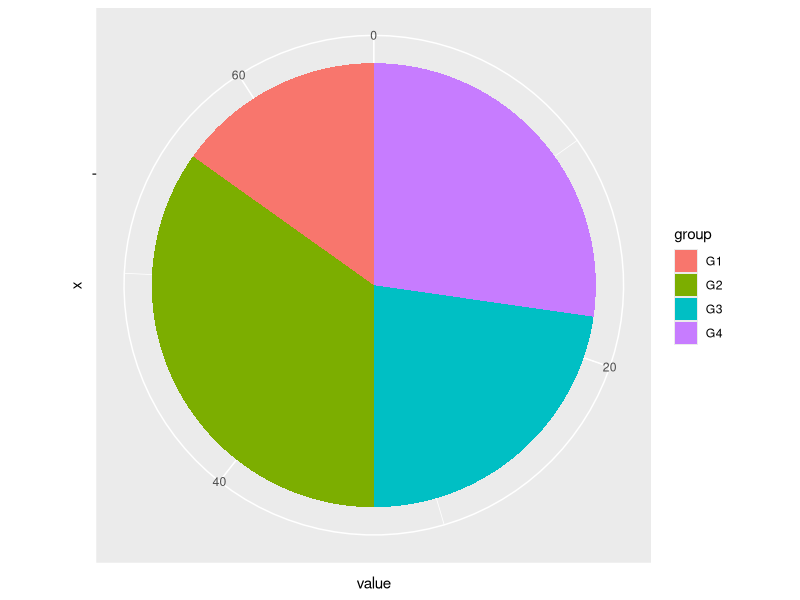
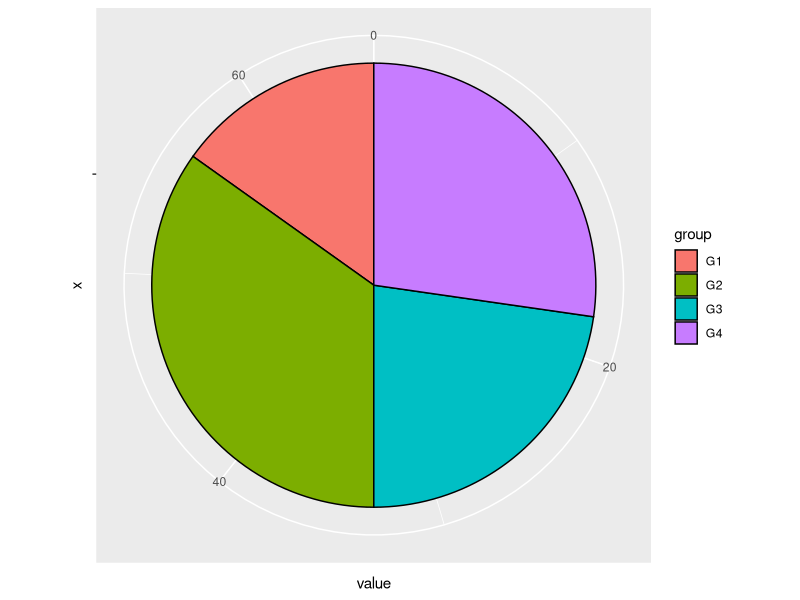
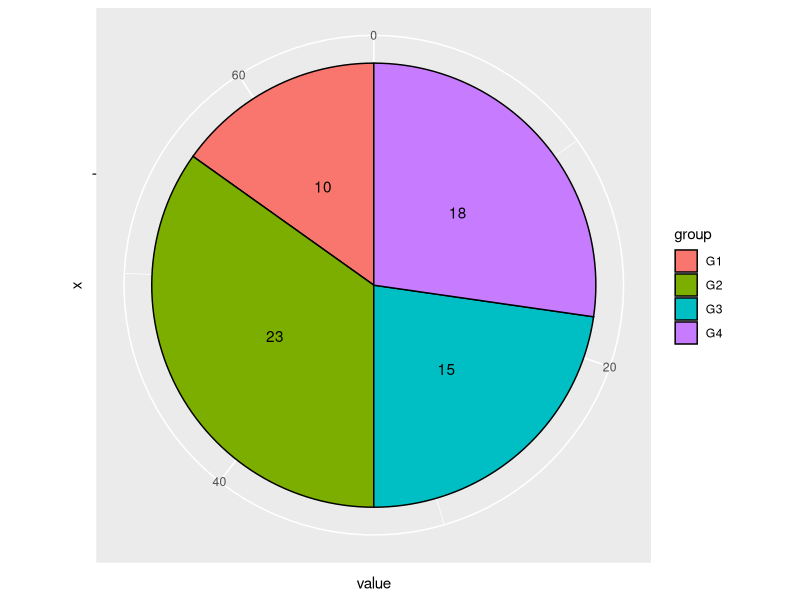
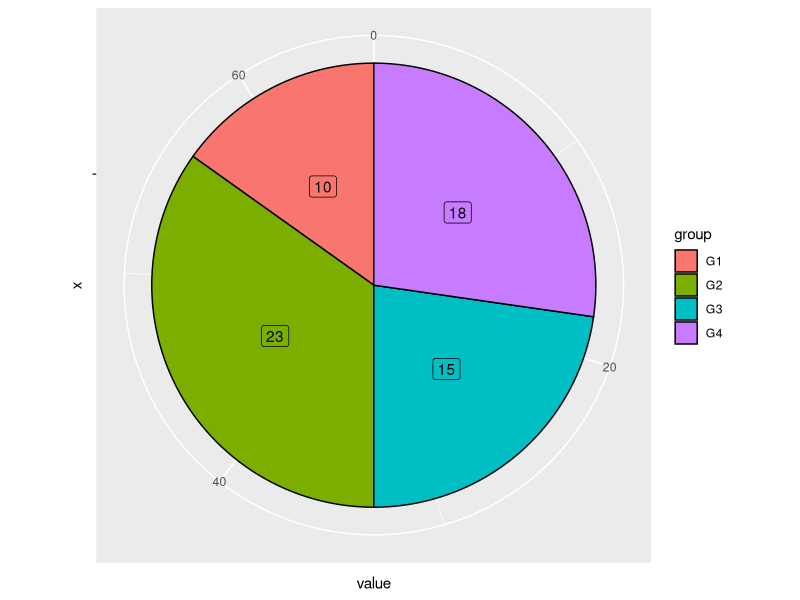
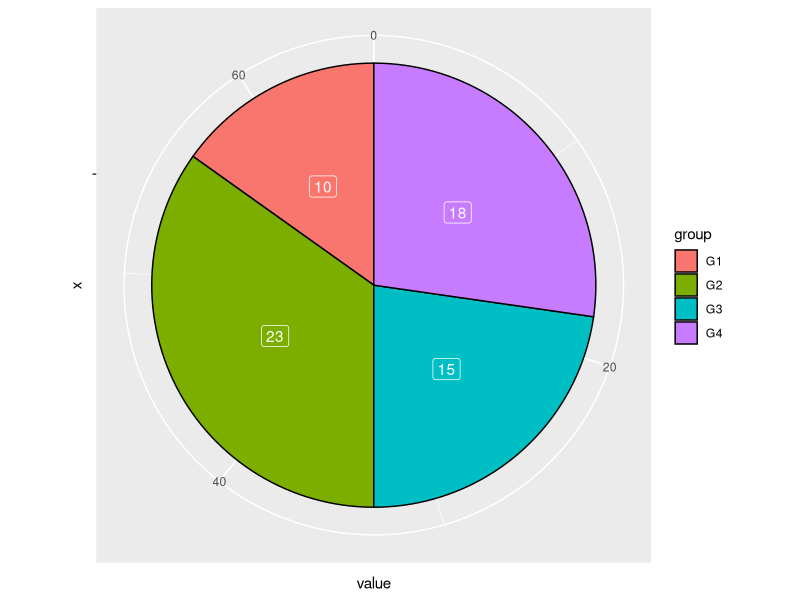
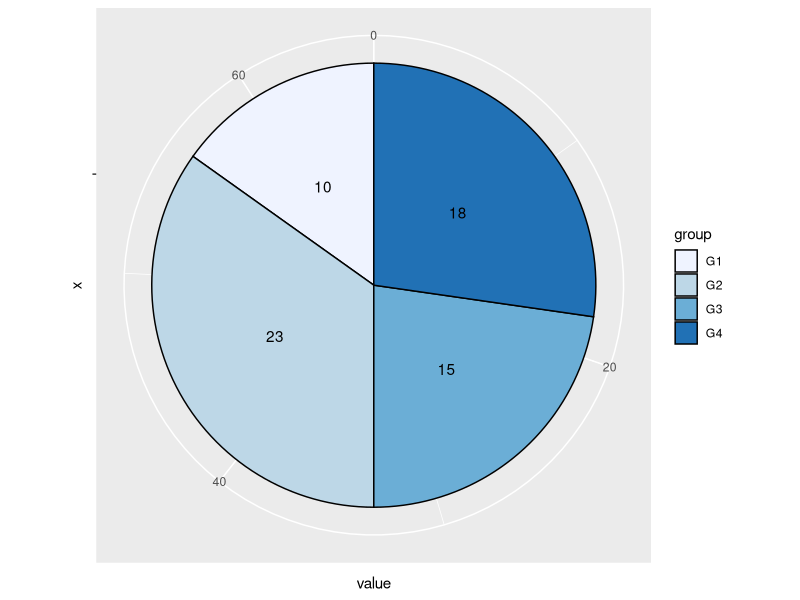
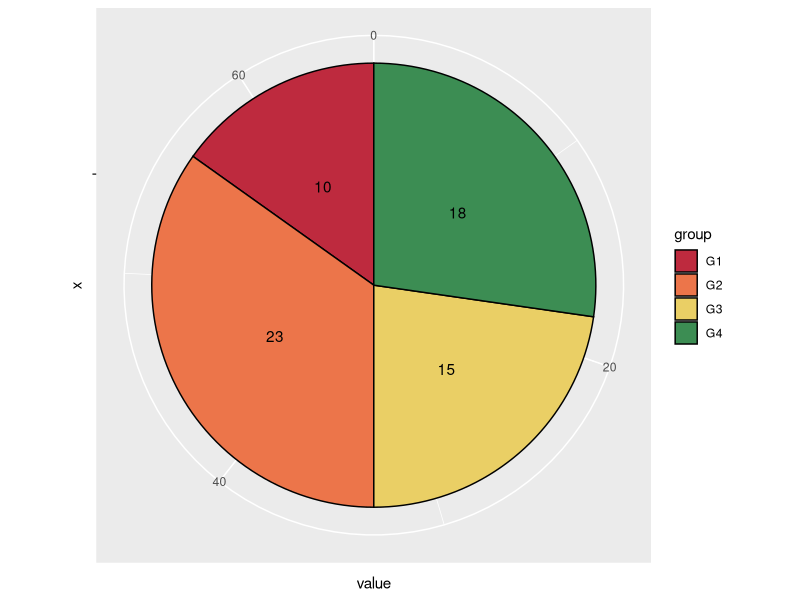
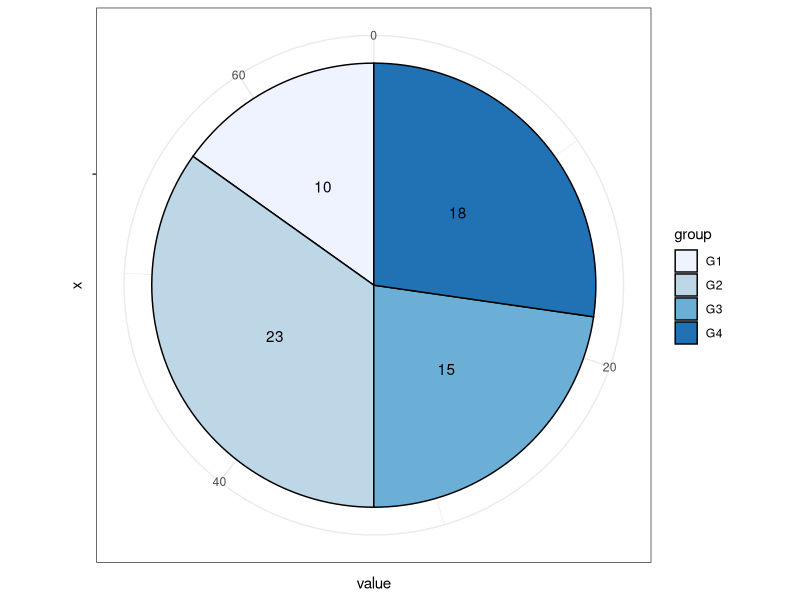

Recreate these plots in R, in order.
library(ggplot2)

df <- data.frame(value = c(10, 23, 15, 18),
                 group = paste0("G", 1:4))

ggplot(df, aes(x = "", y = value, fill = group)) +
  geom_col() +
  coord_polar(theta = "y")

# Color of the lines
ggplot(df, aes(x = "", y = value, fill = group)) +
  geom_col(color = "black") +
  coord_polar(theta = "y")

# Text and labels

# Adding Text
ggplot(df, aes(x = "", y = value, fill = group)) +
  geom_col(color = "black") +
  geom_text(aes(label = value),
            position = position_stack(vjust = 0.5)) +
  coord_polar(theta = "y")

# adding label
ggplot(df, aes(x = "", y = value, fill = group)) +
  geom_col(color = "black") +
  geom_label(aes(label = value),
             position = position_stack(vjust = 0.5),
             show.legend = FALSE) +
  coord_polar(theta = "y")

# label color
ggplot(df, aes(x = "", y = value, fill = group)) +
  geom_col(color = "black") +
  geom_label(aes(label = value),
             color = "white",
             position = position_stack(vjust = 0.5),
             show.legend = FALSE) +
  coord_polar(theta = "y")

# Color customization
# Color palette
ggplot(df, aes(x = "", y = value, fill = group)) +
  geom_col(color = "black") +
  geom_text(aes(label = value),
            position = position_stack(vjust = 0.5)) +
  coord_polar(theta = "y") +
  scale_fill_brewer()

# Custom colors
ggplot(df, aes(x = "", y = value, fill = group)) +
  geom_col(color = "black") +
  geom_text(aes(label = value),
            position = position_stack(vjust = 0.5)) +
  coord_polar(theta = "y") +
  scale_fill_manual(values = c("#BE2A3E", "#EC754A",
                               "#EACF65", "#3C8D53"))

# Theme customization
ggplot(df, aes(x = "", y = value, fill = group)) +
  geom_col(color = "black") +
  geom_text(aes(label = value),
            position = position_stack(vjust = 0.5)) +
  coord_polar(theta = "y") +
  scale_fill_brewer() +
  theme_bw()

# remove the whole theme
ggplot(df, aes(x = "", y = value, fill = group)) +
  geom_col(color = "black") +
  geom_text(aes(label = value),
            position = position_stack(vjust = 0.5)) +
  coord_polar(theta = "y") +
  scale_fill_brewer() +
  theme_void()

# customized style customizing the theme components
ggplot(df, aes(x = "", y = value, fill = group)) +
  geom_col(color = "black") +
  geom_text(aes(label = value),
            position = position_stack(vjust = 0.5)) +
  coord_polar(theta = "y") +
  scale_fill_brewer() +
  theme(axis.text = element_blank(),
        axis.ticks = element_blank(),
        axis.title = element_blank(),
        panel.grid = element_blank(),
        panel.background = element_rect(fill = "#ebf2ff"),
        plot.background = element_rect(fill = "#ebf2ff"),
        legend.background = element_rect(fill = "#ebf2ff"))

# Legend customization
# Legend title
ggplot(df, aes(x = "", y = value, fill = group)) +
  geom_col(color = "black") +
  geom_text(aes(label = value),
            position = position_stack(vjust = 0.5)) +
  coord_polar(theta = "y") +
  guides(fill = guide_legend(title = "Title"))

# Legend labels
ggplot(df, aes(x = "", y = value, fill = group)) +
  geom_col(color = "black") +
  geom_text(aes(label = value),
            position = position_stack(vjust = 0.5)) +
  coord_polar(theta = "y") +
  scale_fill_discrete(labels = c("A", "B", "C", "D"))

# Legend position
ggplot(df, aes(x = "", y = value, fill = group)) +
  geom_col(color = "black") +
  geom_text(aes(label = value),
            position = position_stack(vjust = 0.5)) +
  coord_polar(theta = "y") +
  theme(legend.position = "bottom")

# Remove the legend
ggplot(df, aes(x = "", y = value, fill = group)) +
  geom_col(color = "black") +
  geom_text(aes(label = value),
            position = position_stack(vjust = 0.5)) +
  coord_polar(theta = "y") +
  theme(legend.position = "none")
